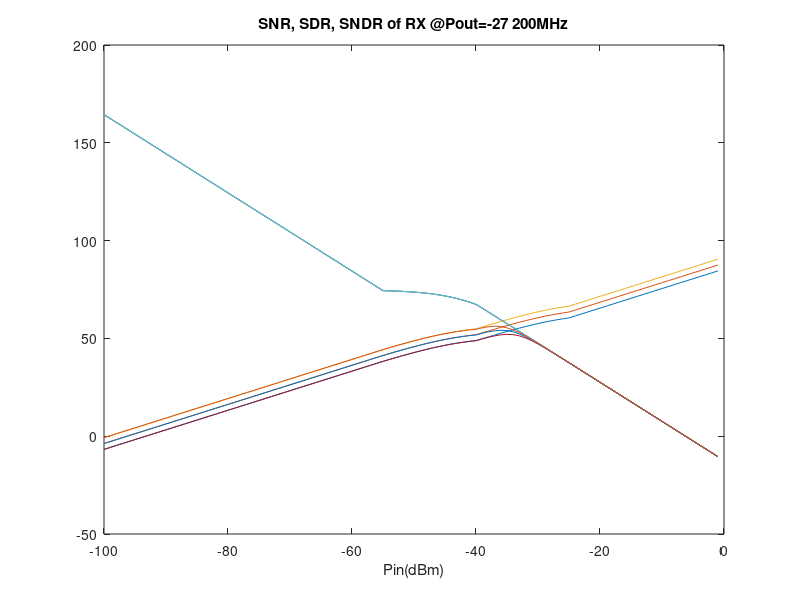

Write the MATLAB code that produced this figure.
% inputs: #block_name = [Gain(dB) NF(dB) IIP3(dBm)] 
clear all;
Switch_1 = [-1.5 1.5 41.5];
Balun_1 = [-1.5 1.5 1000];
LNA = [20 2 -5]; 
Attenuator_1 = [-4 4 24];
Amplifier = [22.5 4 -3.5];
Switch_2 = [-1.5 1.5 41.5];
Attenuator_2 = [-4 4 24];
Phase_Shifter =[-5.5 5.5 25.5];
Wilkenson = [-2 2 1000];
Balun_2 = [-1.5 1.5 1000];


N =10;

att1_gains = [Attenuator_1(1)*ones(46,1); (linspace(Attenuator_1(1)-1,Attenuator_1(1)-15,15))' ;(Attenuator_1(1)-15)*ones(39,1)];
att2_gains = [Attenuator_2(1)*ones(61,1); (linspace(Attenuator_2(1)-1,Attenuator_2(1)-15,15))' ;(Attenuator_2(1)-15)*ones(24,1)];
att1_NFs = [Attenuator_1(2)*ones(46,1); (linspace(Attenuator_1(2)+1,Attenuator_1(2)+15,15))' ;(Attenuator_1(2)+15)*ones(39,1)];
att2_NFs = [Attenuator_2(2)*ones(61,1); (linspace(Attenuator_2(2)+1,Attenuator_2(2)+15,15))' ;(Attenuator_2(2)+15)*ones(24,1)];
%att1_IIP3s = [Attenuator_1(1)*ones(45,1); (linspace(Attenuator_1(1)+3,Attenuator_1(1)+45,15))' ;(Attenuator_1(1)+45)*ones(40,1)];
%att2_IIP3s = [Attenuator_2(1)*ones(60,1); (linspace(Attenuator_2(1)+3,Attenuator_2(1)+45,15))' ;(Attenuator_2(1)+45)*ones(25,1)];


% using friis equation to calcuate chain OIP3 and total NF:
Gains_dB = [
    Switch_1(1)*ones(100,1)...
    LNA(1)*ones(100,1)...
    Balun_1(1)*ones(100,1)...
    att1_gains ...
    Amplifier(1)*ones(100,1) ...
    Switch_2(1)*ones(100,1) ...
    att2_gains ...
    Phase_Shifter(1)*ones(100,1)...
    Wilkenson(1)*ones(100,1)...
    Balun_2(1)*ones(100,1)...
    ];
NFs_dB = [
    Switch_1(2)*ones(100,1)...
    LNA(2)*ones(100,1)...
    Balun_1(2)*ones(100,1)...
    att1_NFs ...
    Amplifier(2)*ones(100,1) ...
    Switch_2(2)*ones(100,1) ...
    att2_NFs ...
    Phase_Shifter(2)*ones(100,1)...
    Wilkenson(2)*ones(100,1)...
    Balun_2(2)*ones(100,1)...
    ];
IIP3s_dBm = [
    Switch_1(3)*ones(100,1)...
    LNA(3)*ones(100,1)...
    Balun_1(3)*ones(100,1)...
    Attenuator_1(3)*ones(100,1) ...
    Amplifier(3)*ones(100,1) ...
    Switch_2(3)*ones(100,1) ...
    Attenuator_2(3)*ones(100,1)...
    Phase_Shifter(3)*ones(100,1)...
    Wilkenson(3)*ones(100,1)...
    Balun_2(3)*ones(100,1)...
    ];

Gains = 10.^(Gains_dB/10);
NFs = 10.^(NFs_dB/10);
IIP3s = 10.^(IIP3s_dBm/10);

Cumlative_Gains = [ones(100,1) cumprod(Gains(:,1:N-1), 2)]; %[g1 g1g2 g1g2g3 ...]
NF_contributions = (NFs - [zeros(100,1) ones(100,N-1)])./Cumlative_Gains;

IIP3_contributions = Cumlative_Gains./(IIP3s);
total_IIP3_dB = 10*log10(1./sum(IIP3_contributions,2));

total_NF_dB = 10*log10(sum(NF_contributions,2));

% calculating SNR, SDR, and SNDR for a given channel BW:

BW = 200e6;
Pin = -100:1:-1; % in dBm

SNR_o_dB = Pin-total_NF_dB'+174-10*log10(BW)+[6; 9; 12];
SDR_dB = 2*(total_IIP3_dB'-Pin)+ [0; 0; 0];
SNR_o = 10.^(SNR_o_dB/10);
SDR = 10.^(SDR_dB/10);

SNDR = (SNR_o.*SDR)./(SNR_o+SDR);
SNDR_dB = 10*log10(SNDR);

figure();
plot(Pin, SNR_o_dB);
hold on;
plot(Pin,SDR_dB);
plot(Pin, SNDR_dB);
title('SNR, SDR, SNDR of RX @Pout=-27 200MHz');
xlabel('Pin(dBm)');
hold off;